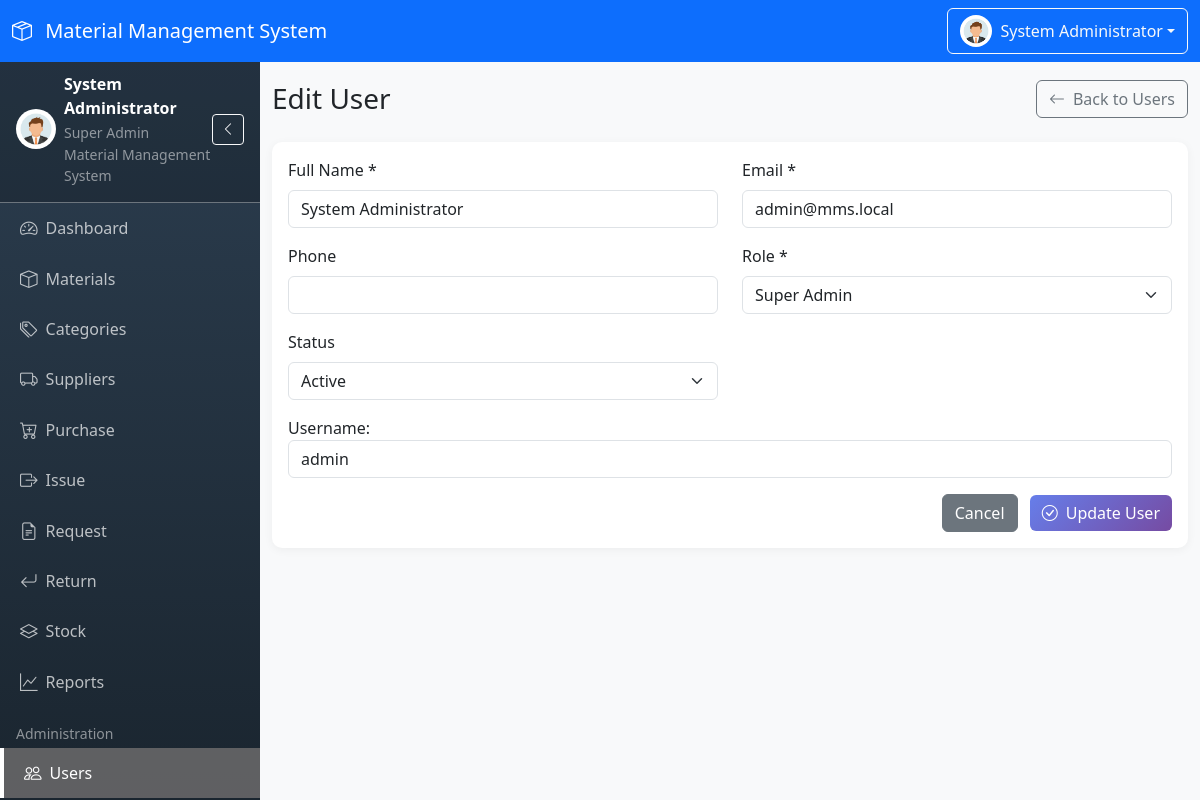
The app's page /modules/users/edit.php?id=1 (signed in) with its own data.
### tables this page shows
CREATE TABLE `users` (
  `id` int(11) NOT NULL,
  `user_code` varchar(20) NOT NULL,
  `full_name` varchar(100) NOT NULL,
  `email` varchar(100) NOT NULL,
  `username` varchar(50) NOT NULL,
  `password` varchar(255) NOT NULL,
  `phone` varchar(20) DEFAULT NULL,
  `avatar` varchar(255) DEFAULT NULL,
  `role_id` int(11) NOT NULL,
  `status` enum('Active','Inactive') NOT NULL DEFAULT 'Active',
  `last_login` datetime DEFAULT NULL,
  `created_at` timestamp NOT NULL DEFAULT current_timestamp(),
  `updated_at` timestamp NOT NULL DEFAULT current_timestamp() ON UPDATE current_timestamp()
);

CREATE TABLE `roles` (
  `id` int(11) NOT NULL,
  `role_name` varchar(100) NOT NULL,
  `description` text DEFAULT NULL,
  `status` enum('Active','Inactive') NOT NULL DEFAULT 'Active',
  `created_at` timestamp NOT NULL DEFAULT current_timestamp(),
  `updated_at` timestamp NOT NULL DEFAULT current_timestamp() ON UPDATE current_timestamp()
);

### modules/users/edit.php (the view, shortened to what this page needs)
<?php
$user_id = $_GET['id'] ?? 0;
$stmt = $pdo->prepare("SELECT * FROM users WHERE id = ?");
$stmt->execute([$user_id]);
$user = $stmt->fetch();
$stmt = $pdo->prepare("SELECT id, role_name FROM roles WHERE status = 'Active' ORDER BY role_name");
$stmt->execute();
$roles = $stmt->fetchAll();
require_once __DIR__ . '/../../includes/header.php';
?>
<div class="d-flex justify-content-between align-items-center mb-4">
    <h1 class="h3 mb-0">Edit User</h1>
    <a href="<?php echo BASE_URL; ?>/modules/users/index.php" class="btn btn-outline-secondary">
        <i class="bi bi-arrow-left me-2"></i>Back to Users
    </a>
</div>
<div class="card">
    <div class="card-body">
        <form id="userForm">
            <div class="row">
                <div class="col-md-6 mb-3">
                    <label for="full_name" class="form-label">Full Name *</label>
                    <input type="text" class="form-control" id="full_name" name="full_name" value="<?php echo htmlspecialchars($user['full_name']); ?>" required>
                </div>
                <div class="col-md-6 mb-3">
                    <label for="email" class="form-label">Email *</label>
                    <input type="email" class="form-control" id="email" name="email" value="<?php echo htmlspecialchars($user['email']); ?>" required>
                </div>
            </div>
            <div class="row">
                <div class="col-md-6 mb-3">
                    <label for="phone" class="form-label">Phone</label>
                    <input type="text" class="form-control" id="phone" name="phone" value="<?php echo htmlspecialchars($user['phone'] ?? ''); ?>">
                </div>
                <div class="col-md-6 mb-3">
                    <label for="role_id" class="form-label">Role *</label>
                    <select class="form-select" id="role_id" name="role_id" required>
                        <?php foreach ($roles as $role): ?>
                        <option value="<?php echo $role['id']; ?>" <?php echo $role['id'] == $user['role_id'] ? 'selected' : ''; ?>>
                            <?php echo htmlspecialchars($role['role_name']); ?>
                        </option>
                        <?php endforeach; ?>
                    </select>
                </div>
            </div>
            <div class="row">
                <div class="col-md-6 mb-3">
                    <label for="status" class="form-label">Status</label>
                    <select class="form-select" id="status" name="status">
                        <option value="Active" <?php echo $user['status'] === 'Active' ? 'selected' : ''; ?>>Active</option>
                    </select>
                </div>
            </div>
            <div class="mb-3">
                <label>Username:</label>
                <input type="text" class="form-control" value="<?php echo htmlspecialchars($user['username']); ?>" readonly>
            </div>
            <div class="text-end">
                <a href="<?php echo BASE_URL; ?>/modules/users/index.php" class="btn btn-secondary me-2">Cancel</a>
                <button type="submit" class="btn btn-primary">
                    <i class="bi bi-check-circle me-2"></i>Update User
                </button>
            </div>
        </form>
    </div>
</div>
<?php require_once __DIR__ . '/../../includes/footer.php'; ?>

### assets/css/style.css (style rules this page uses)
:root { --primary-color: #667eea; --secondary-color: #764ba2; --sidebar-width: 260px; --sidebar-collapsed-width: 70px; --navbar-height: 56px; }
body { font-family: 'Segoe UI', Tahoma, Geneva, Verdana, sans-serif; background-color: #f8f9fa; overflow-x: hidden; }
.card { border: none; border-radius: 10px; box-shadow: 0 2px 10px rgba(0, 0, 0, 0.05); margin-bottom: 20px; }
.btn-primary { background: linear-gradient(135deg, var(--primary-color), var(--secondary-color)); border: none; }

### records on screen
users: full_name "System Administrator", email "admin@mms.local", role_id "Super Admin", status "Active", username "admin"

### other values on screen
SYSTEM_NAME "Material Management System"
$_SESSION['full_name'] "System Administrator"
$_SESSION['role_name'] "Super Admin"
